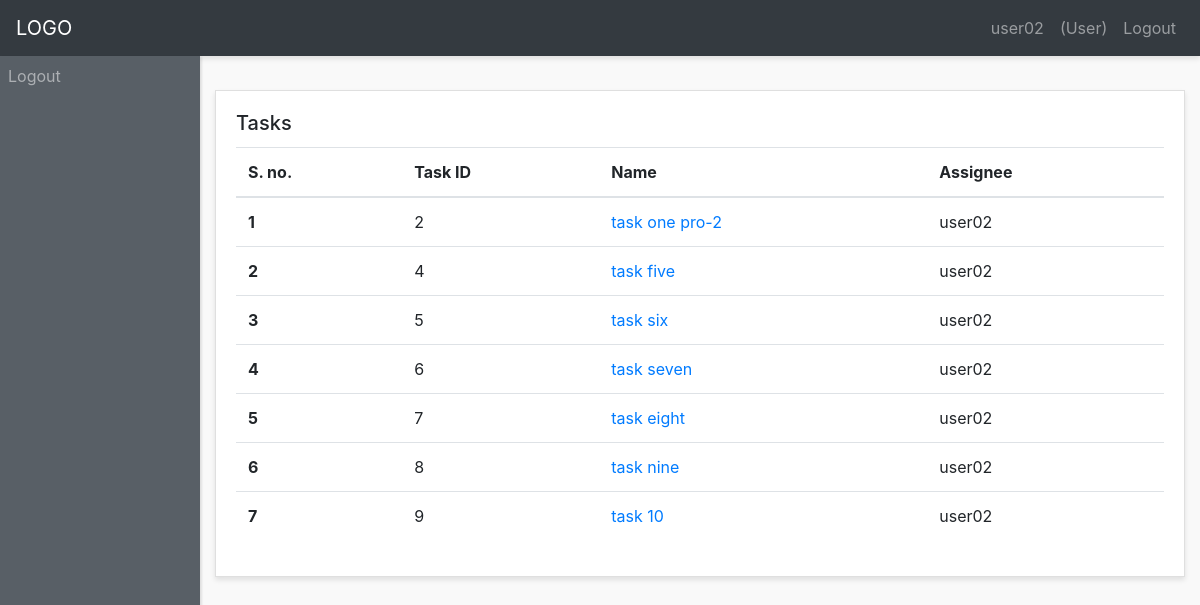
The app's page /list-task (signed in) with its own data.
### tasks/models.py (models this page shows, shortened)
class Tasks(models.Model):
    name = models.CharField(max_length=200)
    discription =  models.TextField(blank=True, null=True)
    project = models.ForeignKey(Projects, on_delete=models.CASCADE)
    assigned_user = models.ForeignKey(User, on_delete=models.CASCADE,)
    def get_absolute_url(self):
        return "/task/%i/" % self.id

### tasks/views.py (the view)
# urls.py: path('list-task',ListTask.as_view(),name = "list_task"),
class ListTask(LoginRequiredMixin,ListView):
    model = Tasks
    template_name = 'tasks.html'
    def get_context_data(self, *args, **kwargs):
        context = super(ListTask, self).get_context_data(*args, **kwargs)
        context['tasks'] = Tasks.objects.filter(assigned_user = self.request.user)
        return context

### templates/tasks.html (shortened to what this page needs)
{% extends "layout.html" %}
{% block content %}
<div class="row">
        <div class="col">
            <div class="card">
                <div class="card-body">
                    <h5 class="card-title">Tasks</h5>
                        <table class="table">
                            <thead>
                                <tr>
                                    <th scope="col">S. no.</th>
                                    <th scope="col">Task ID</th>
                                    <th scope="col">Name</th>
                                    <th scope="col">Assignee</th>
                                </tr>
                            </thead>
                            <tbody>
                                {% for task in tasks %}
                                <tr>
                                    <th>{{forloop.counter}}</th>
                                    <td>{{task.pk}}</td>
                                    <td scope="row"><a href="{{ task.get_absolute_url }}">{{task.name}}</a></td>
                                    <td>{{task.assigned_user}}</td>
                                </tr>
                                {% endfor %}
                            </tbody>
                        </table>
                </div>
            </div>
        </div>
    </div>
{% endblock content %}

### templates/layout.html (shortened to what this page needs)
{% load static from staticfiles %}
<!DOCTYPE html>
<html lang="en">
    <head>
        <link href="https://maxcdn.bootstrapcdn.com/bootstrap/4.0.0/css/bootstrap.min.css" rel="stylesheet" id="bootstrap-css">
    </head>
    <body>
        <div id="wrapper">
            <nav class="navbar header-top fixed-top navbar-expand-lg  navbar-dark bg-dark">
                <a class="navbar-brand" href="{% url 'dashboard' %}">LOGO</a>
                <div class="collapse navbar-collapse" id="navbarText">
                    <ul class="navbar-nav side-nav">
                      <li class="nav-item">
                        <a class="nav-link" href="{% url 'logout' %}">Logout</a>
                      </li>
                    </ul>
                    <ul class="navbar-nav ml-md-auto d-md-flex">
                      <li class="nav-item">
                        <a class="nav-link" href="#">
                                {{ request.user }}
                        </a>
                      </li>
                      <li class="nav-item">
                        <a class="nav-link" href="#">
                                {% if request.user.is_staff %}
                                    (Admin)
                                {% else %}
                                    (User)
                                {% endif %}
                        </a>
                      </li>
                      <li class="nav-item">
                        <a class="nav-link" href="{% url 'logout' %}">Logout</a>
                      </li>
                    </ul>
                </div>
            </nav>
            {% block content %}{% endblock content %}
        </div>
    </body>
</html>

### templates/layout.html (style rules this page uses)
body { background:#f9f9f9; }
#wrapper { padding:90px 15px; }
.navbar-expand-lg .navbar-nav.side-nav { flex-direction: column; }
.card { margin-bottom: 15px; border-radius:0; box-shadow: 0 3px 5px rgba(0,0,0,.1); }
.header-top { box-shadow: 0 3px 5px rgba(0,0,0,.1) }
@media (min-width:992px) { #wrapper { margin-left: 200px;padding: 90px 15px 15px; } }
@media (min-width:992px) { .navbar-nav.side-nav { background: #585f66;box-shadow: 2px 1px 2px rgba(0,0,0,.1);position:fixed;top:56px;flex-direction: column!important;left:0;width:200px;overflow-y:auto;bottom:0;overflow-x:hidden;padding-bottom:40px } }

### records on screen
Tasks: pk "2", name "task one pro-2", assigned_user "user02"
Tasks: pk "4", name "task five", assigned_user "user02"
Tasks: pk "5", name "task six", assigned_user "user02"
Tasks: pk "6", name "task seven", assigned_user "user02"
Tasks: pk "7", name "task eight", assigned_user "user02"
Tasks: pk "8", name "task nine", assigned_user "user02"
Tasks: pk "9", name "task 10", assigned_user "user02"

### other values on screen
{{ request.user }} "user02"
